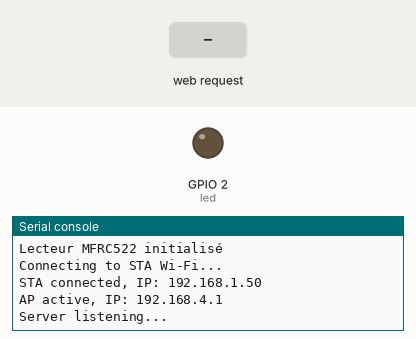
Simulated run of this program. Board: ESP32 board running MicroPython. Shown: output pins drawn as LEDs (lit = HIGH), the last lines printed to the serial console. The test bench sets the inputs (shaded band). WiFi joins after 1.5 s; random numbers come from a fixed seed; the board's own WiFi access point starts at once; the clock reads 2024-03-15 10:24:30 at power-on unless the program sets it; library files of the repository ran but are not shown: 1 file(s).

Above: at 3.2 s.
3.3 s: HTTP request GET / received
At 3.9 s:
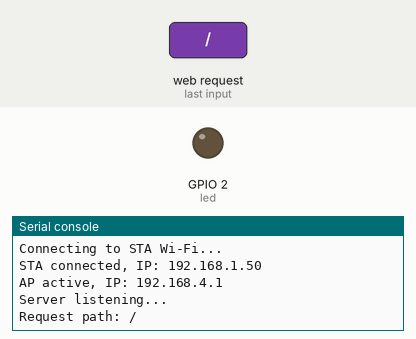
4.8 s: HTTP request GET /auth received
At 6.3 s:
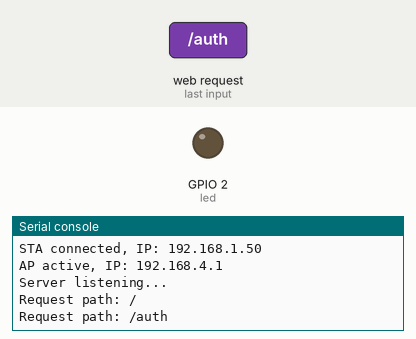

Measured:
- after the input at 3.3 s, the serial console: prints a new line at once (image 1)
- after the input at 4.8 s, the serial console: prints a new line at once (image 2)

The program:

main.py
```python
import network
import socket
from machine import Pin
import time
import gc
import ujson
import urequests
import urandom
from mfrc522 import MFRC522

# --- LED ---
led = Pin(2, Pin.OUT)

# --- RFID ---
rdr = MFRC522(18, 23, 19, 22, 5)
print("Lecteur MFRC522 initialisé")

BADGE_TIMEOUT = 10
sessions = {}  # token -> uid


# --- Utils ---
def uid_to_str(uid):
    return "".join("{:02X}".format(x) for x in uid)


def generate_token(uid_str):
    token = "".join([hex(urandom.getrandbits(8))[2:] for _ in range(8)])
    sessions[token] = uid_str
    return token


def read_rfid(timeout=10):
    t0 = time.time()
    while True:
        if (time.time() - t0) > timeout:
            return None
        stat, tag_type = rdr.request(rdr.REQIDL)
        if stat == rdr.OK:
            stat, raw_uid = rdr.anticoll()
            if stat == rdr.OK and len(raw_uid) >= 4:
                return uid_to_str(raw_uid)
        time.sleep(0.05)


def check_authorization(rfid_str):
    url = "http://20.56.20.65/authorize"
    headers = {"Content-Type": "application/json"}
    data = ujson.dumps({"rfid": rfid_str})
    try:
        r = urequests.post(url, headers=headers, data=data)
        print("Backend response:", r.status_code, r.text)
        if r.status_code == 200:
            return True
        else:
            return False
    except Exception as e:
        print("HTTP error:", e)
        return False


# --- HTML ---
index_html = """<!DOCTYPE html>
<html>
<head><meta charset="utf-8"><title>Accueil</title></head>
<body>
<h1>Bienvenue sur l'ESP32</h1>
<button onclick="login()">Se connecter</button>
<p id="status"></p>
<script>
function login(){
    document.getElementById('status').innerText = "Présentez votre badge...";
    fetch('/auth').then(r=>r.text()).then(s=>{
        if(s.startsWith("OK:")){
            let token = s.split(":")[1];
            window.location = "/success?token=" + token;
        } else {
            document.getElementById('status').innerText = "Accès refusé ou timeout.";
        }
    });
}
</script>
</body>
</html>
"""

success_html = """<!DOCTYPE html>
<html>
<head><meta charset="utf-8"><title>Résultat</title></head>
<body>
<h1>{msg}</h1>
<a href="/">Retour</a>
</body>
</html>
"""

# --- Config AP + STA ---
STA_SSID = "Livebox-EF96"
STA_PASSWORD = "Onalafibreyoupi"

sta = network.WLAN(network.STA_IF)
sta.active(True)
if not sta.isconnected():
    print("Connecting to STA Wi-Fi...")
    sta.connect(STA_SSID, STA_PASSWORD)
    while not sta.isconnected():
        time.sleep(1)
print("STA connected, IP:", sta.ifconfig()[0])

# --- AP Wi-Fi ---
ap = network.WLAN(network.AP_IF)
ap.active(True)
ap.config(essid="ESP32_AP", password="12345678")
print("AP active, IP:", ap.ifconfig()[0])

# --- Serveur HTTP ---
s = socket.socket(socket.AF_INET, socket.SOCK_STREAM)
s.bind(('0.0.0.0', 80))
s.listen(5)
print("Server listening...")

while True:
    conn, addr = s.accept()
    try:
        req = conn.recv(1024).decode()
        path = req.split(' ')[1]
        print("Request path:", path)

        if path == "/":
            conn.send(b"HTTP/1.0 200 OK\r\nContent-type: text/html\r\n\r\n")
            conn.send(index_html.encode())

        elif path == "/auth":
            uid_str = read_rfid(BADGE_TIMEOUT)
            if uid_str:
                if check_authorization(uid_str):
                    led.value(1)
                    token = generate_token(uid_str)
                    response = "OK:" + token
                else:
                    led.value(0)
                    response = "REFUSE"
            else:
                response = "TIMEOUT"

            conn.send(b"HTTP/1.0 200 OK\r\nContent-type: text/plain\r\n\r\n")
            conn.send(response.encode())

        elif path.startswith("/success"):
            token = ""
            if "token=" in path:
                token = path.split("token=")[1]
            if token in sessions:
                msg = "Badge validé ! Accès autorisé."
            else:
                msg = "Accès refusé."
            html = success_html.format(msg=msg)
            conn.send(b"HTTP/1.0 200 OK\r\nContent-type: text/html\r\n\r\n")
            conn.send(html.encode())

        else:
            conn.send(b"HTTP/1.0 404 Not Found\r\n\r\n")

        conn.close()
    except Exception as e:
        print("Error:", e)
        conn.close()
    finally:
        gc.collect()
```
